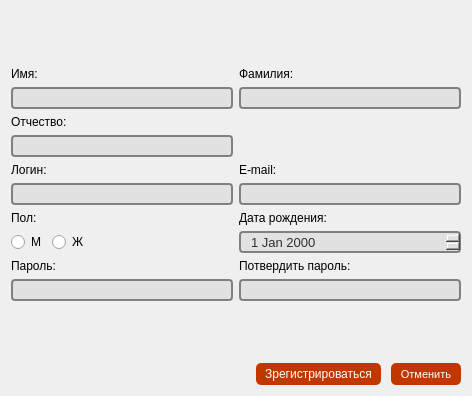
<?xml version="1.0" encoding="UTF-8"?>
<ui version="4.0">
 <class>RegistrationForm</class>
 <widget class="QWidget" name="RegistrationForm">
  <property name="geometry">
   <rect>
    <x>0</x>
    <y>0</y>
    <width>472</width>
    <height>396</height>
   </rect>
  </property>
  <property name="windowTitle">
   <string>Form</string>
  </property>
  <layout class="QVBoxLayout" name="verticalLayout">
   <item>
    <spacer name="verticalSpacer_2">
     <property name="orientation">
      <enum>Qt::Vertical</enum>
     </property>
     <property name="sizeHint" stdset="0">
      <size>
       <width>20</width>
       <height>40</height>
      </size>
     </property>
    </spacer>
   </item>
   <item>
    <layout class="QGridLayout" name="gridLayout">
     <item row="9" column="1">
      <widget class="QLineEdit" name="lineEditConfitmPassword">
       <property name="sizePolicy">
        <sizepolicy hsizetype="Preferred" vsizetype="Preferred">
         <horstretch>0</horstretch>
         <verstretch>0</verstretch>
        </sizepolicy>
       </property>
       <property name="minimumSize">
        <size>
         <width>0</width>
         <height>22</height>
        </size>
       </property>
       <property name="styleSheet">
        <string notr="true">QLineEdit {
	 border: 2px solid gray;
     border-radius: 4px;
     padding: 0 8px;
	 background-color: rgb(225, 225, 225);
	 color: rgb(48, 48, 48);
     selection-background-color: rgb(0, 170, 255);
}</string>
       </property>
       <property name="echoMode">
        <enum>QLineEdit::Password</enum>
       </property>
      </widget>
     </item>
     <item row="7" column="1">
      <widget class="QDateEdit" name="dateEditBirthDay">
       <property name="sizePolicy">
        <sizepolicy hsizetype="Preferred" vsizetype="Preferred">
         <horstretch>0</horstretch>
         <verstretch>0</verstretch>
        </sizepolicy>
       </property>
       <property name="minimumSize">
        <size>
         <width>0</width>
         <height>22</height>
        </size>
       </property>
       <property name="font">
        <font>
         <pointsize>10</pointsize>
        </font>
       </property>
       <property name="styleSheet">
        <string notr="true">QDateEdit {
	 border: 2px solid gray;
     border-radius: 4px;
     padding: 0 8px;
	 background-color: rgb(225, 225, 225);
	 color: rgb(48, 48, 48);
     selection-background-color: rgb(0, 170, 255);
}</string>
       </property>
       <property name="currentSection">
        <enum>QDateTimeEdit::DaySection</enum>
       </property>
       <property name="timeSpec">
        <enum>Qt::LocalTime</enum>
       </property>
      </widget>
     </item>
     <item row="4" column="1">
      <widget class="QLabel" name="plblEmail">
       <property name="sizePolicy">
        <sizepolicy hsizetype="Preferred" vsizetype="Preferred">
         <horstretch>0</horstretch>
         <verstretch>0</verstretch>
        </sizepolicy>
       </property>
       <property name="text">
        <string>E-mail:</string>
       </property>
      </widget>
     </item>
     <item row="0" column="0">
      <widget class="QLabel" name="plblFirstName">
       <property name="sizePolicy">
        <sizepolicy hsizetype="Preferred" vsizetype="Preferred">
         <horstretch>0</horstretch>
         <verstretch>0</verstretch>
        </sizepolicy>
       </property>
       <property name="text">
        <string>Имя:</string>
       </property>
      </widget>
     </item>
     <item row="7" column="0">
      <layout class="QHBoxLayout" name="horizontalLayout_2">
       <item>
        <widget class="QRadioButton" name="radioButtonMale">
         <property name="sizePolicy">
          <sizepolicy hsizetype="Fixed" vsizetype="Preferred">
           <horstretch>0</horstretch>
           <verstretch>0</verstretch>
          </sizepolicy>
         </property>
         <property name="layoutDirection">
          <enum>Qt::LeftToRight</enum>
         </property>
         <property name="text">
          <string>М</string>
         </property>
        </widget>
       </item>
       <item>
        <widget class="QRadioButton" name="radioButtonFemale">
         <property name="sizePolicy">
          <sizepolicy hsizetype="Preferred" vsizetype="Preferred">
           <horstretch>0</horstretch>
           <verstretch>0</verstretch>
          </sizepolicy>
         </property>
         <property name="text">
          <string>Ж</string>
         </property>
        </widget>
       </item>
      </layout>
     </item>
     <item row="6" column="0">
      <widget class="QLabel" name="plblSex">
       <property name="sizePolicy">
        <sizepolicy hsizetype="Preferred" vsizetype="Preferred">
         <horstretch>0</horstretch>
         <verstretch>0</verstretch>
        </sizepolicy>
       </property>
       <property name="text">
        <string>Пол:</string>
       </property>
      </widget>
     </item>
     <item row="3" column="0">
      <widget class="QLineEdit" name="lineEditSecondName">
       <property name="sizePolicy">
        <sizepolicy hsizetype="Preferred" vsizetype="Preferred">
         <horstretch>0</horstretch>
         <verstretch>0</verstretch>
        </sizepolicy>
       </property>
       <property name="minimumSize">
        <size>
         <width>0</width>
         <height>22</height>
        </size>
       </property>
       <property name="styleSheet">
        <string notr="true">QLineEdit {
	 border: 2px solid gray;
     border-radius: 4px;
     padding: 0 8px;
	 background-color: rgb(225, 225, 225);
	 color: rgb(48, 48, 48);
     selection-background-color: rgb(0, 170, 255);
}</string>
       </property>
      </widget>
     </item>
     <item row="9" column="0">
      <widget class="QLineEdit" name="lineEditPassword">
       <property name="sizePolicy">
        <sizepolicy hsizetype="Preferred" vsizetype="Preferred">
         <horstretch>0</horstretch>
         <verstretch>0</verstretch>
        </sizepolicy>
       </property>
       <property name="minimumSize">
        <size>
         <width>0</width>
         <height>22</height>
        </size>
       </property>
       <property name="styleSheet">
        <string notr="true">QLineEdit {
	 border: 2px solid gray;
     border-radius: 4px;
     padding: 0 8px;
	 background-color: rgb(225, 225, 225);
	 color: rgb(48, 48, 48);
     selection-background-color: rgb(0, 170, 255);
}</string>
       </property>
       <property name="echoMode">
        <enum>QLineEdit::Password</enum>
       </property>
      </widget>
     </item>
     <item row="0" column="1">
      <widget class="QLabel" name="plblLastName">
       <property name="sizePolicy">
        <sizepolicy hsizetype="Preferred" vsizetype="Preferred">
         <horstretch>0</horstretch>
         <verstretch>0</verstretch>
        </sizepolicy>
       </property>
       <property name="text">
        <string>Фамилия:</string>
       </property>
      </widget>
     </item>
     <item row="1" column="0">
      <widget class="QLineEdit" name="lineEditFirsName">
       <property name="sizePolicy">
        <sizepolicy hsizetype="Preferred" vsizetype="Preferred">
         <horstretch>0</horstretch>
         <verstretch>0</verstretch>
        </sizepolicy>
       </property>
       <property name="minimumSize">
        <size>
         <width>0</width>
         <height>22</height>
        </size>
       </property>
       <property name="styleSheet">
        <string notr="true">QLineEdit {
	 border: 2px solid gray;
     border-radius: 4px;
     padding: 0 8px;
	 background-color: rgb(225, 225, 225);
	 color: rgb(48, 48, 48);
     selection-background-color: rgb(0, 170, 255);
}</string>
       </property>
      </widget>
     </item>
     <item row="2" column="0">
      <widget class="QLabel" name="plblSecondName">
       <property name="sizePolicy">
        <sizepolicy hsizetype="Preferred" vsizetype="Preferred">
         <horstretch>0</horstretch>
         <verstretch>0</verstretch>
        </sizepolicy>
       </property>
       <property name="text">
        <string>Отчество:</string>
       </property>
      </widget>
     </item>
     <item row="4" column="0">
      <widget class="QLabel" name="plblUserName">
       <property name="sizePolicy">
        <sizepolicy hsizetype="Preferred" vsizetype="Preferred">
         <horstretch>0</horstretch>
         <verstretch>0</verstretch>
        </sizepolicy>
       </property>
       <property name="text">
        <string>Логин:</string>
       </property>
      </widget>
     </item>
     <item row="6" column="1">
      <widget class="QLabel" name="plblBirthDay">
       <property name="sizePolicy">
        <sizepolicy hsizetype="Preferred" vsizetype="Preferred">
         <horstretch>0</horstretch>
         <verstretch>0</verstretch>
        </sizepolicy>
       </property>
       <property name="text">
        <string>Дата рождения:</string>
       </property>
      </widget>
     </item>
     <item row="8" column="1">
      <widget class="QLabel" name="plblComfirmPassword">
       <property name="sizePolicy">
        <sizepolicy hsizetype="Preferred" vsizetype="Preferred">
         <horstretch>0</horstretch>
         <verstretch>0</verstretch>
        </sizepolicy>
       </property>
       <property name="text">
        <string>Потвердить пароль:</string>
       </property>
      </widget>
     </item>
     <item row="8" column="0">
      <widget class="QLabel" name="plblPassword">
       <property name="sizePolicy">
        <sizepolicy hsizetype="Preferred" vsizetype="Preferred">
         <horstretch>0</horstretch>
         <verstretch>0</verstretch>
        </sizepolicy>
       </property>
       <property name="text">
        <string>Пароль:</string>
       </property>
      </widget>
     </item>
     <item row="5" column="0">
      <widget class="QLineEdit" name="lineEditUserName">
       <property name="sizePolicy">
        <sizepolicy hsizetype="Preferred" vsizetype="Preferred">
         <horstretch>0</horstretch>
         <verstretch>0</verstretch>
        </sizepolicy>
       </property>
       <property name="minimumSize">
        <size>
         <width>0</width>
         <height>22</height>
        </size>
       </property>
       <property name="styleSheet">
        <string notr="true">QLineEdit {
	 border: 2px solid gray;
     border-radius: 4px;
     padding: 0 8px;
	 background-color: rgb(225, 225, 225);
	 color: rgb(48, 48, 48);
     selection-background-color: rgb(0, 170, 255);
}</string>
       </property>
      </widget>
     </item>
     <item row="1" column="1">
      <widget class="QLineEdit" name="lineEditLastName">
       <property name="sizePolicy">
        <sizepolicy hsizetype="Preferred" vsizetype="Preferred">
         <horstretch>0</horstretch>
         <verstretch>0</verstretch>
        </sizepolicy>
       </property>
       <property name="minimumSize">
        <size>
         <width>0</width>
         <height>22</height>
        </size>
       </property>
       <property name="styleSheet">
        <string notr="true">QLineEdit {
	 border: 2px solid gray;
     border-radius: 4px;
     padding: 0 8px;
	 background-color: rgb(225, 225, 225);
	 color: rgb(48, 48, 48);
     selection-background-color: rgb(0, 170, 255);
}</string>
       </property>
      </widget>
     </item>
     <item row="5" column="1">
      <widget class="QLineEdit" name="lineEditEmail">
       <property name="sizePolicy">
        <sizepolicy hsizetype="Preferred" vsizetype="Preferred">
         <horstretch>0</horstretch>
         <verstretch>0</verstretch>
        </sizepolicy>
       </property>
       <property name="minimumSize">
        <size>
         <width>0</width>
         <height>22</height>
        </size>
       </property>
       <property name="styleSheet">
        <string notr="true">QLineEdit {
	 border: 2px solid gray;
     border-radius: 4px;
     padding: 0 8px;
	 background-color: rgb(225, 225, 225);
	 color: rgb(48, 48, 48);
     selection-background-color: rgb(0, 170, 255);
}</string>
       </property>
      </widget>
     </item>
    </layout>
   </item>
   <item>
    <spacer name="verticalSpacer">
     <property name="orientation">
      <enum>Qt::Vertical</enum>
     </property>
     <property name="sizeHint" stdset="0">
      <size>
       <width>20</width>
       <height>40</height>
      </size>
     </property>
    </spacer>
   </item>
   <item>
    <layout class="QHBoxLayout" name="horizontalLayout">
     <property name="spacing">
      <number>10</number>
     </property>
     <item>
      <spacer name="horizontalSpacer">
       <property name="orientation">
        <enum>Qt::Horizontal</enum>
       </property>
       <property name="sizeHint" stdset="0">
        <size>
         <width>40</width>
         <height>20</height>
        </size>
       </property>
      </spacer>
     </item>
     <item>
      <widget class="QPushButton" name="pbtnRegister">
       <property name="enabled">
        <bool>false</bool>
       </property>
       <property name="sizePolicy">
        <sizepolicy hsizetype="Minimum" vsizetype="Preferred">
         <horstretch>0</horstretch>
         <verstretch>0</verstretch>
        </sizepolicy>
       </property>
       <property name="minimumSize">
        <size>
         <width>125</width>
         <height>22</height>
        </size>
       </property>
       <property name="cursor">
        <cursorShape>PointingHandCursor</cursorShape>
       </property>
       <property name="styleSheet">
        <string notr="true">QPushButton 
{
  	background-color: rgb(194, 55, 0);
  	color: white; 
	
	border-radius: 5px;
    border-color: beige;
}

QPushButton:hover 
{
	background-color: qlineargradient(spread:pad, x1:0, y1:0, x2:1, y2:0, stop:0 rgb(255, 125, 11), stop:1 rgb(255, 188, 17))
}
QPushButton:pressed {
     background-color: rgb(98, 98, 98);
     border-style: inset;
 }</string>
       </property>
       <property name="text">
        <string>Зрегистрироваться</string>
       </property>
       <property name="iconSize">
        <size>
         <width>16</width>
         <height>16</height>
        </size>
       </property>
       <property name="autoRepeatDelay">
        <number>300</number>
       </property>
      </widget>
     </item>
     <item>
      <widget class="QPushButton" name="pbtnCenselRegiser">
       <property name="sizePolicy">
        <sizepolicy hsizetype="Minimum" vsizetype="Preferred">
         <horstretch>0</horstretch>
         <verstretch>0</verstretch>
        </sizepolicy>
       </property>
       <property name="minimumSize">
        <size>
         <width>70</width>
         <height>22</height>
        </size>
       </property>
       <property name="font">
        <font>
         <pointsize>8</pointsize>
        </font>
       </property>
       <property name="cursor">
        <cursorShape>PointingHandCursor</cursorShape>
       </property>
       <property name="styleSheet">
        <string notr="true">QPushButton 
{
  	background-color: rgb(194, 55, 0);
  	color: white; 
	
	border-radius: 5px;
    border-color: beige;
}

QPushButton:hover 
{
	background-color: qlineargradient(spread:pad, x1:0, y1:0, x2:1, y2:0, stop:0 rgb(255, 125, 11), stop:1 rgb(255, 188, 17))
}
QPushButton:pressed {
     background-color: rgb(98, 98, 98);
     border-style: inset;
 }</string>
       </property>
       <property name="text">
        <string>Отменить</string>
       </property>
      </widget>
     </item>
    </layout>
   </item>
  </layout>
 </widget>
 <resources/>
 <connections/>
</ui>
